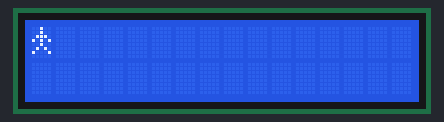
The sketch below on a simulated Arduino Uno, built with avr-gcc and run on an emulated ATmega328P. Parts: 16×2 character LCD.

Above: at 0.1 s.
At 4.6 s:
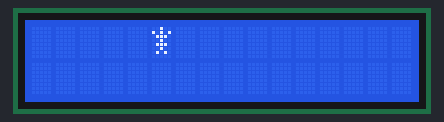
At 9.1 s:
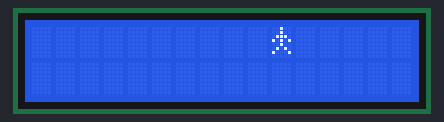
At 19.1 s:
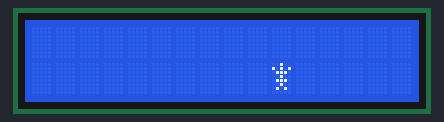
At 28.1 s:
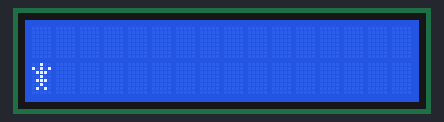
At 38.9 s:
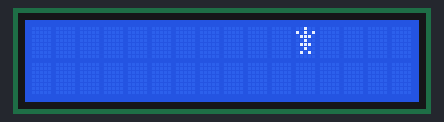

The sketch:

adamk.ino
```cpp
#include <LiquidCrystal.h>

LiquidCrystal lcd(12, 11, 5, 4, 3, 2);

byte personDown[8] = {
  B00100,
  B00100,
  B01110,
  B10101,
  B00100,
  B01010,
  B10001,
  B00000
};

byte personUp[8] = {
  B00100,
  B10101,
  B01110,
  B00100,
  B01110,
  B00100,
  B01010,
  B00000
};

void setup() {
  lcd.begin(16, 2);
  lcd.createChar(0, personDown);
  lcd.createChar(1, personUp);
  lcd.clear();
}

void loop() {
  int positions[32][2] = {
    {0, 0}, {1, 0}, {2, 0}, {3, 0}, {4, 0}, {5, 0}, {6, 0}, {7, 0},
    {8, 0}, {9, 0}, {10, 0}, {11, 0}, {12, 0}, {13, 0}, {14, 0}, {15, 0},
    {15, 1}, {14, 1}, {13, 1}, {12, 1}, {11, 1}, {10, 1}, {9, 1}, {8, 1},
    {7, 1}, {6, 1}, {5, 1}, {4, 1}, {3, 1}, {2, 1}, {1, 1}, {0, 1}
  };

  for (int i = 0; i < 32; i++) {
    lcd.clear();
    lcd.setCursor(positions[i][0], positions[i][1]);
    if (i % 2 == 0) {
      lcd.write(byte(0));
    } else {
      lcd.write(byte(1));
    }
    delay(900);
  }
}
```

Measured:
- what the display in image 1 shows lasts 0.9 s, from 4.6 s to 5.5 s
